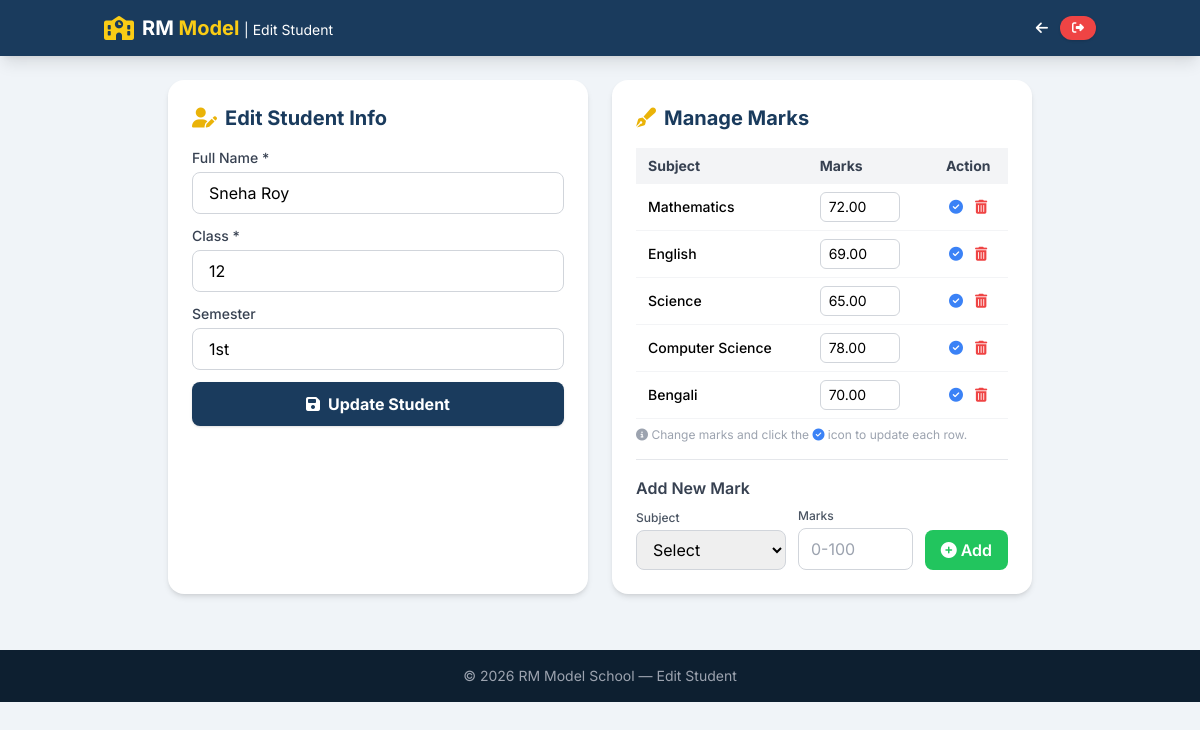
Page /edit_student.php?id=4 (signed in) on the committed database.
### tables this page shows
CREATE TABLE students (
    id INT AUTO_INCREMENT PRIMARY KEY,
    name VARCHAR(100) NOT NULL,
    class VARCHAR(20) NOT NULL,
    semester VARCHAR(10)
);

CREATE TABLE marks (
    id INT AUTO_INCREMENT PRIMARY KEY,
    student_id INT NOT NULL,
    subject_id INT NOT NULL,
    marks_obtained DECIMAL(5,2) NOT NULL,
    max_marks DECIMAL(5,2) DEFAULT 100,
    FOREIGN KEY (student_id) REFERENCES students(id) ON DELETE CASCADE,
    FOREIGN KEY (subject_id) REFERENCES subjects(id) ON DELETE CASCADE
);

CREATE TABLE subjects (
    id INT AUTO_INCREMENT PRIMARY KEY,
    subject_name VARCHAR(50) NOT NULL
);

### edit_student.php (the view, shortened to what this page needs)
<?php
require_once 'config.php';
$id = isset($_GET['id']) ? (int)$_GET['id'] : 0;
$stmt = $pdo->prepare("SELECT * FROM students WHERE id = ?");
$stmt->execute([$id]);
$student = $stmt->fetch();
$marks_stmt = $pdo->prepare("
    SELECT m.id, m.marks_obtained, s.id as subject_id, s.subject_name
    FROM marks m
    JOIN subjects s ON m.subject_id = s.id
    WHERE m.student_id = ?
");
$marks_stmt->execute([$id]);
$existing_marks = $marks_stmt->fetchAll();
?>
<!DOCTYPE html>
<html lang="en">
<head>
    <script src="https://cdn.tailwindcss.com"></script>
    <link rel="stylesheet" href="https://cdnjs.cloudflare.com/ajax/libs/font-awesome/6.5.0/css/all.min.css" />
</head>
<body>
    <nav class="bg-[#1a3b5d] text-white shadow-lg sticky top-0 z-40">
        <div class="container mx-auto px-4 py-3 flex flex-wrap items-center justify-between">
            <div class="flex items-center gap-2">
                <i class="fas fa-school text-yellow-400 text-2xl"></i>
                <span class="text-xl font-bold">RM <span class="text-yellow-400">Model</span> <span class="hidden sm:inline text-sm font-normal">| Edit Student</span></span>
            </div>
            <div class="flex items-center gap-3">
                <a href="dashboard.php" class="text-white hover:text-yellow-400 transition text-sm flex items-center gap-1">
                    <i class="fas fa-arrow-left"></i> <span class="hidden xs:inline">Back to Dashboard</span>
                </a>
                <a href="logout.php" class="bg-red-500 hover:bg-red-600 text-white px-3 py-1.5 rounded-full text-xs font-semibold transition shadow flex items-center gap-1">
                    <i class="fas fa-sign-out-alt"></i> <span class="hidden xs:inline">Logout</span>
                </a>
            </div>
        </div>
    </nav>
    <div class="container mx-auto px-4 py-6 max-w-4xl">
        <div class="grid grid-cols-1 lg:grid-cols-2 gap-6">
            <div class="form-card bg-white p-6 rounded-2xl shadow-md">
                <h2 class="text-xl font-bold text-[#1a3b5d] mb-4 flex items-center gap-2">
                    <i class="fas fa-user-edit text-yellow-500"></i> Edit Student Info
                </h2>
                <form method="POST">
                    <div class="space-y-3">
                        <div>
                            <label class="block text-sm font-medium text-gray-700 mb-1">Full Name *</label>
                            <input type="text" name="name" value="<?= htmlspecialchars($student['name']) ?>" class="w-full px-4 py-2 border border-gray-300 rounded-lg focus:ring-2 focus:ring-[#1a3b5d] focus:border-transparent" required>
                        </div>
                        <div>
                            <label class="block text-sm font-medium text-gray-700 mb-1">Class *</label>
                            <input type="text" name="class" value="<?= htmlspecialchars($student['class']) ?>" class="w-full px-4 py-2 border border-gray-300 rounded-lg focus:ring-2 focus:ring-[#1a3b5d] focus:border-transparent" required>
                        </div>
                        <div>
                            <label class="block text-sm font-medium text-gray-700 mb-1">Semester</label>
                            <input type="text" name="semester" value="<?= htmlspecialchars($student['semester']) ?>" class="w-full px-4 py-2 border border-gray-300 rounded-lg focus:ring-2 focus:ring-[#1a3b5d] focus:border-transparent">
                        </div>
                        <button type="submit" name="update_student" class="w-full bg-[#1a3b5d] hover:bg-[#2a5f7a] text-white font-bold py-2.5 rounded-lg transition shadow flex items-center justify-center gap-2">
                            <i class="fas fa-save"></i> Update Student
                        </button>
                    </div>
                </form>
            </div>
            <div class="form-card bg-white p-6 rounded-2xl shadow-md">
                <h2 class="text-xl font-bold text-[#1a3b5d] mb-4 flex items-center gap-2">
                    <i class="fas fa-pen-fancy text-yellow-500"></i> Manage Marks
                </h2>
                <?php if (count($existing_marks) > 0): ?>
                    <form method="POST" class="mb-4">
                        <table class="w-full text-sm marks-table">
                            <thead class="bg-gray-100 text-gray-700">
                                <tr>
                                    <th class="px-3 py-2 text-left">Subject</th>
                                    <th class="px-3 py-2 text-left">Marks</th>
                                    <th class="px-3 py-2 text-center">Action</th>
                                </tr>
                            </thead>
                            <tbody>
                                <?php foreach ($existing_marks as $mark): ?>
                                    <tr class="border-b border-gray-100">
                                        <td class="px-3 py-2 font-medium"><?= htmlspecialchars($mark['subject_name']) ?></td>
                                        <td class="px-3 py-2">
                                            <input type="number" name="marks[<?= $mark['id'] ?>]" value="<?= $mark['marks_obtained'] ?>" min="0" max="100" class="w-20 px-2 py-1 border border-gray-300 rounded-md focus:ring-1 focus:ring-[#1a3b5d]">
                                        </td>
                                        <td class="px-3 py-2 text-center">
                                            <button type="submit" name="update_marks" class="text-blue-500 hover:text-blue-700 mr-2" title="Update this mark">
                                                <i class="fas fa-check-circle"></i>
                                            </button>
                                            <button type="submit" name="delete_mark" value="<?= $mark['id'] ?>" class="text-red-500 hover:text-red-700" title="Delete this mark" onclick="return confirm('Delete this mark?')">
                                                <i class="fas fa-trash-alt"></i>
                                            </button>
                                        </td>
                                    </tr>
                                <?php endforeach; ?>
                            </tbody>
                        </table>
                        <p class="text-xs text-gray-400 mt-2"><i class="fas fa-info-circle"></i> Change marks and click the <i class="fas fa-check-circle text-blue-500"></i> icon to update each row.</p>
                    </form>
                <?php else: ?>
                    <p class="text-gray-400 text-sm mb-4">No marks added for this student yet.</p>
                <?php endif; ?>
                <hr class="my-4">
                <h4 class="font-semibold text-gray-700 mb-2">Add New Mark</h4>
                <form method="POST" class="flex flex-wrap items-end gap-3">
                    <div class="flex-1 min-w-[150px]">
                        <label class="block text-xs font-medium text-gray-600 mb-1">Subject</label>
                        <select name="subject_id" class="w-full px-3 py-2 border border-gray-300 rounded-lg focus:ring-2 focus:ring-[#1a3b5d]" required>
                            <option value="">Select</option>
                        </select>
                    </div>
                    <div class="flex-1 min-w-[100px]">
                        <label class="block text-xs font-medium text-gray-600 mb-1">Marks</label>
                        <input type="number" name="marks_obtained" placeholder="0-100" min="0" max="100" class="w-full px-3 py-2 border border-gray-300 rounded-lg focus:ring-2 focus:ring-[#1a3b5d]" required>
                    </div>
                    <button type="submit" name="add_mark" class="bg-green-500 hover:bg-green-600 text-white px-4 py-2 rounded-lg font-semibold transition flex items-center gap-1">
                        <i class="fas fa-plus-circle"></i> Add
                    </button>
                </form>
            </div>
        </div>
    </div>
    <footer class="bg-[#0d1f30] text-gray-400 py-4 mt-8">
        <div class="container mx-auto px-4 text-center text-sm">
            &copy; <?= date('Y') ?> RM Model School — Edit Student
        </div>
    </footer>
</body>
</html>

### edit_student.php (style rules this page uses)
body { font-family: 'Inter', sans-serif; background: #f0f4f8; }
.form-card { transition: all 0.3s ease; }

### rows in the picture
students: name "Sneha Roy", class "12", semester "1st"
marks: subject.subject_name "Mathematics", marks_obtained "72.00", $mark['id'] 16 (drawn)
marks: subject.subject_name "English", marks_obtained "69.00", $mark['id'] 17 (drawn)
marks: subject.subject_name "Science", marks_obtained "65.00", $mark['id'] 18 (drawn)
marks: subject.subject_name "Computer Science", marks_obtained "78.00", $mark['id'] 19 (drawn)
marks: subject.subject_name "Bengali", marks_obtained "70.00", $mark['id'] 20 (drawn)
